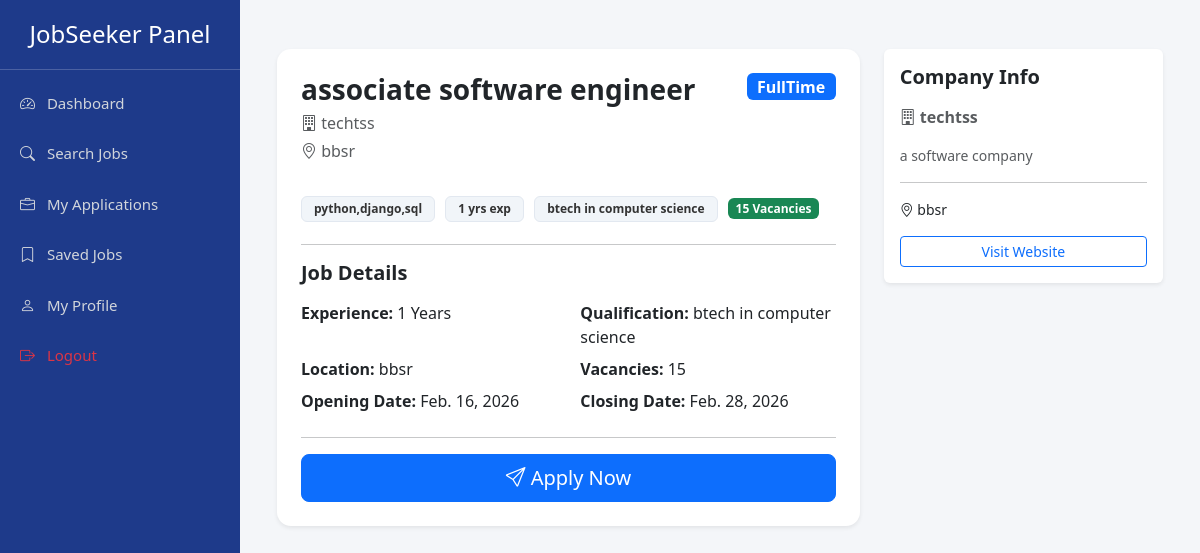
Screenshot of /accounts/job/7/ with the database file from the repository.
### Employer/models.py (models this page shows, shortened)
class PostJob(models.Model):
    Choice=(
        ("FullTime",'Fultime'),
        ("PartTime",'Part-tiem'),
        ("Contract",'Contract'),
        ("Internship",'Internship')
    )
    employee=models.ForeignKey(Emp_profile_update,on_delete=models.CASCADE)
    Job_name=models.CharField(max_length=30)
    Job_Type=models.CharField(max_length=30,choices=Choice)
    Job_Skill=models.CharField(max_length=30)
    Experience=models.IntegerField()
    Qualification=models.CharField(max_length=30)
    Location=models.CharField(max_length=30)
    vacancies=models.CharField(max_length=30)
    opening_date=models.DateField()
    closing_date=models.DateField()

class Emp_profile_update(models.Model):
    email=models.ForeignKey(Register_master,on_delete=models.CASCADE)
    empid=models.CharField(max_length=100,unique=True)
    Designation=models.CharField(max_length=30)
    job_profile=models.CharField(max_length=100)
    company_Name=models.CharField(max_length=40)
    company_details=models.TextField()
    company_address=models.TextField()
    company_website=models.URLField()

### Accounts/views.py (the view, shortened to what this page needs)
# urls.py: path("job/<int:id>/",job_detail, name="job_detail"),
def job_detail(request, id):
    job = get_object_or_404(PostJob, id=id)
    return render(request, "job_detail.html", {
        "job": job
    })

### Accounts/templates/job_detail.html (shortened to what this page needs)
{% extends "jobseeker_base.html" %}
{% load static %}
{% block content %}
<div class="container-fluid py-4">
<div class="row">
<div class="col-lg-8">
<div class="card shadow-sm border-0 job-detail-card">
<div class="card-body p-4">
<div class="d-flex flex-wrap justify-content-between align-items-start mb-3">
<div>
<h3 class="fw-bold mb-1">
{{ job.Job_name }}
</h3>
<p class="text-muted mb-1">
<i class="bi bi-building"></i>
{{ job.employee.company_Name }}
</p>
<p class="text-muted">
<i class="bi bi-geo-alt"></i>
{{ job.Location }}
</p>
</div>
<span class="badge bg-primary fs-6">
{{ job.Job_Type }}
</span>
</div>
<div class="mb-3">
<span class="badge skill-badge">
{{ job.Job_Skill }}
</span>
<span class="badge skill-badge">
{{ job.Experience }} yrs exp
</span>
<span class="badge skill-badge">
{{ job.Qualification }}
</span>
<span class="badge bg-success">
{{ job.vacancies }} Vacancies
</span>
</div>
<hr>
<h5 class="fw-bold mb-3">Job Details</h5>
<div class="row">
<div class="col-md-6 mb-2">
<b>Experience:</b> {{ job.Experience }} Years
</div>
<div class="col-md-6 mb-2">
<b>Qualification:</b> {{ job.Qualification }}
</div>
<div class="col-md-6 mb-2">
<b>Location:</b> {{ job.Location }}
</div>
<div class="col-md-6 mb-2">
<b>Vacancies:</b> {{ job.vacancies }}
</div>
<div class="col-md-6 mb-2">
<b>Opening Date:</b> {{ job.opening_date }}
</div>
<div class="col-md-6 mb-2">
<b>Closing Date:</b> {{ job.closing_date }}
</div>
</div>
<hr>
<button id="applyBtn"
class="btn btn-primary btn-lg w-100"
data-id="{{ job.id }}">
<i class="bi bi-send"></i> Apply Now
</button>
</div>
</div>
</div>
<div class="col-lg-4 mt-4 mt-lg-0">
<div class="card shadow-sm border-0">
<div class="card-body">
<h5 class="fw-bold mb-3">Company Info</h5>
<p class="text-muted">
<i class="bi bi-building"></i>
<b>{{ job.employee.company_Name }}</b>
</p>
<p class="small text-muted">
{{ job.employee.company_details }}
</p>
<hr>
<p class="small">
<i class="bi bi-geo-alt"></i>
{{ job.employee.company_address }}
</p>
{% if job.employee.company_website %}
<a href="{{ job.employee.company_website }}"
target="_blank"
class="btn btn-outline-primary btn-sm w-100">
Visit Website
</a>
{% endif %}
</div>
</div>
</div>
</div>
</div>
{% endblock %}

### Accounts/templates/jobseeker_base.html (style rules this page uses)
body { background:#f4f6f9; margin:0; font-family:system-ui; overflow-x:hidden; }

### Accounts/templates/job_detail.html (style rules this page uses)
.job-detail-card { border-radius:14px; }
.skill-badge { background:#f1f5f9; color:#333; border:1px solid #e2e8f0; padding:6px 12px; margin-right:6px; margin-bottom:6px; }

### rows the page displays
PostJob: Job_name "associate software engineer", employee.company_Name "techtss", Location "bbsr", Job_Type "FullTime", Job_Skill "python,django,sql", Experience "1", Qualification "btech in computer science", vacancies "15", opening_date "Feb. 16, 2026", closing_date "Feb. 28, 2026", employee.company_details "a software company", employee.company_address "bbsr"
